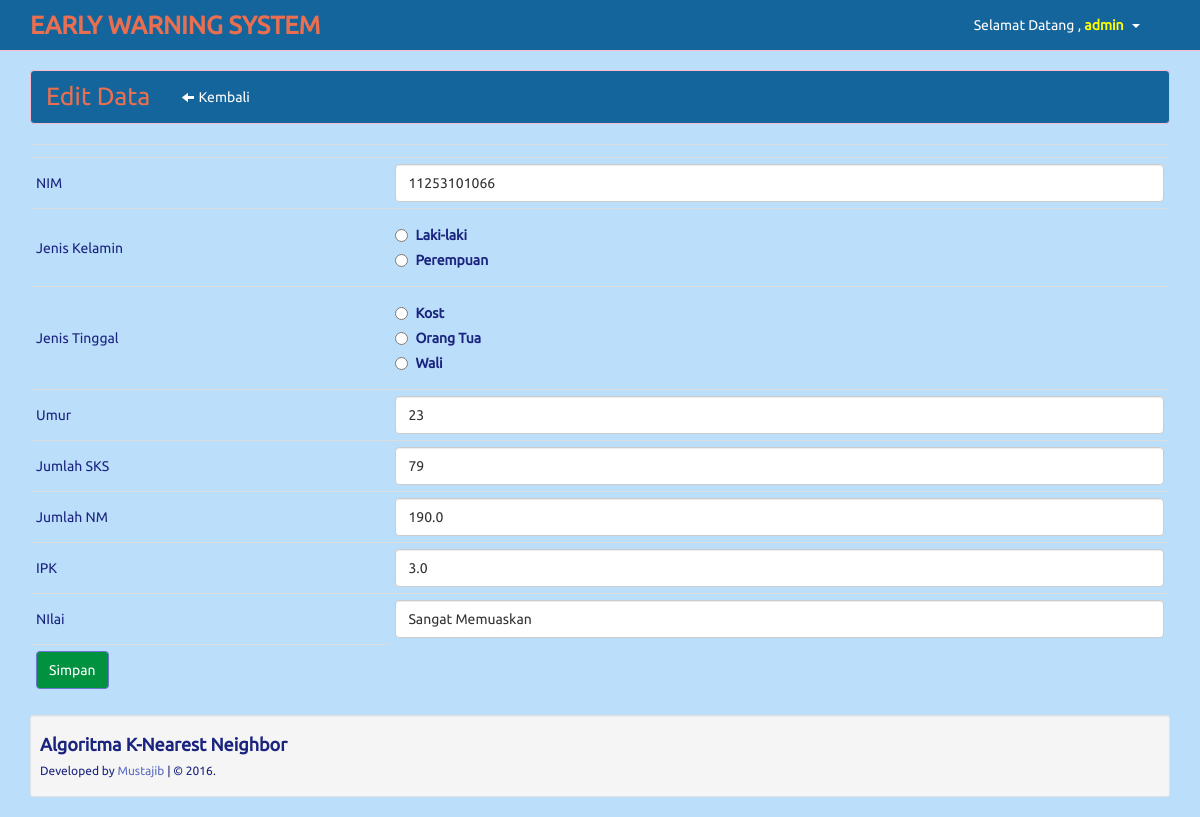
The page /admin/edit.php?nim=11253101066 (signed in) on the database its author committed.
### tables this page shows
CREATE TABLE IF NOT EXISTS `mahasiswa` (
  `nim` varchar(15) NOT NULL,
  `Jenis_Kelamin` varchar(20) NOT NULL,
  `Jenis_Tinggal` varchar(40) NOT NULL,
  `Umur` int(3) NOT NULL,
  `Jumlah_NM` decimal(4,1) NOT NULL,
  `Jumlah_SKS` int(3) NOT NULL,
  `IPK` decimal(4,1) NOT NULL,
  `Nilai` varchar(20) NOT NULL,
  PRIMARY KEY (`nim`)
);

### admin/edit.php (the view)
<?php
include 'header.php';
?>
<div class="clearfix">
<div class="row">
  <div class="col-lg-12">
	<div class="navbar navbar-inverse">
		<div class="container">
			<div class="navbar-header">
				<a class="navbar-brand" href="http://localhost/KNN/admin/mahasiswa.php"> Edit Data</a>
			</div>
			<div class="navbar-collapse collapse navbar-inverse-collapse" style="margin-right: -20px">
			<ul class="nav navbar-nav">
				<li><a class="btn" href="mahasiswa.php"><i class="icon-arrow-left icon-white"> </i> Kembali</a></li>
			</ul>
<?php
$nim=mysql_real_escape_string($_GET['nim']);
$det=mysql_query("select * from mahasiswa where nim='$nim'")or die(mysql_error());
while($d=mysql_fetch_array($det)){
?>	</div>
</div>
</div>
	<form action="update.php" method="post">
		<table class="table">
			<tr>
				<td></td>
				<td><input type="hidden" name="id_mhs" value="<?php echo $d['id_mhs'] ?>"></td>
			</tr>
			<tr>
				<td>NIM</td>
				<td><input type="text" class="form-control" name="nim" value="<?php echo $d['nim'] ?>"></td>
			</tr>
			<tr>
				<td>Jenis Kelamin</td>
				<td><label class="radio"><input type="radio" name="Jenis_Kelamin" value="LAKI-LAKI">Laki-laki</label>
					<label class="radio"><input type="radio" name="Jenis_Kelamin" value="PEREMPUAN">Perempuan</label>
				</td>
			</tr>
			<tr>
				<td>Jenis Tinggal</td>
				<td><label class="radio"><input type="radio" name="Jenis_Tinggal" value="KOST">Kost</label>
					<label class="radio"><input type="radio" name="Jenis_Tinggal" value="ORANG TUA">Orang Tua</label>
					<label class="radio"><input type="radio" name="Jenis_Tinggal" value="WALI">Wali</label>
				</td>
			</tr>
			<tr>
				<td>Umur</td>
				<td><input type="text" class="form-control" name="Umur" value="<?php echo $d['Umur'] ?>"></td>
			</tr>
			<tr>
				<td>Jumlah SKS</td>
				<td><input type="text" class="form-control" name="Jumlah_SKS" value="<?php echo $d['Jumlah_SKS'] ?>"></td>
			</tr>
			<tr>
				<td>Jumlah NM</td>
				<td><input type="text" class="form-control" name="Jumlah_NM" value="<?php echo $d['Jumlah_NM'] ?>"></td>
			<tr>
				<td>IPK</td>
				<td><input type="text" class="form-control" name="IPK" value="<?php echo $d['IPK'] ?>"></td>
			</tr>
			<tr>
				<td>NIlai</td>
				<td><input type="text" class="form-control" name="Nilai" value="<?php echo $d['Nilai'] ?>"></td>
			</tr>
				<td><input type="submit" class="btn btn-info" value="Simpan"></td>
			</tr>
		</table>
	</form>
	<?php
}
?>
<?php include 'footer.php'; ?>

### rows shown on the page
mahasiswa: nim "11253101066", Umur "23", Jumlah_SKS "79", Jumlah_NM "190.0", IPK "3.0", Nilai "Sangat Memuaskan"

### other values the page prints
$_SESSION['uname'] "admin"
